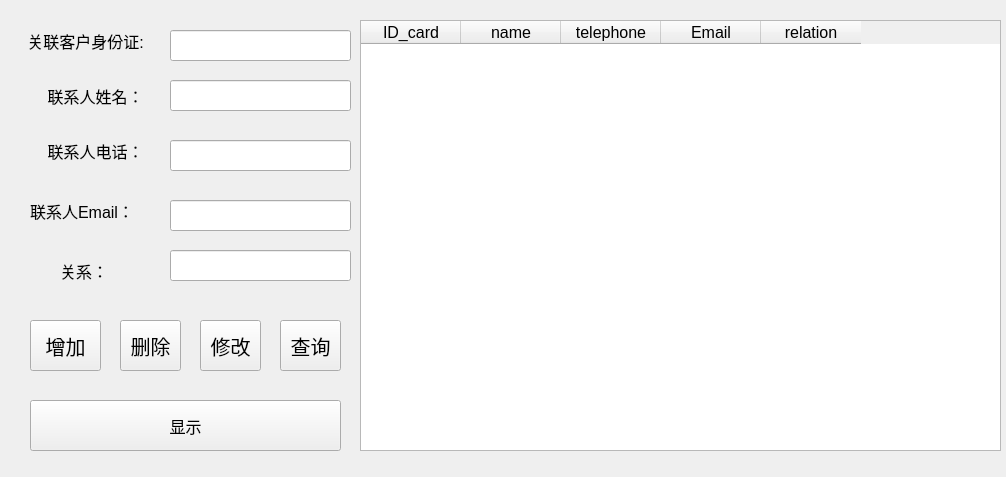
<?xml version="1.0" encoding="UTF-8"?>
<ui version="4.0">
 <class>Contact</class>
 <widget class="QWidget" name="Contact">
  <property name="geometry">
   <rect>
    <x>0</x>
    <y>0</y>
    <width>1006</width>
    <height>477</height>
   </rect>
  </property>
  <property name="windowTitle">
   <string>ContactInf</string>
  </property>
  <widget class="QLineEdit" name="lineEdit_Tele">
   <property name="geometry">
    <rect>
     <x>170</x>
     <y>140</y>
     <width>181</width>
     <height>31</height>
    </rect>
   </property>
   <property name="font">
    <font>
     <pointsize>12</pointsize>
    </font>
   </property>
  </widget>
  <widget class="QPushButton" name="pushButton_upda">
   <property name="geometry">
    <rect>
     <x>200</x>
     <y>320</y>
     <width>61</width>
     <height>51</height>
    </rect>
   </property>
   <property name="font">
    <font>
     <pointsize>15</pointsize>
    </font>
   </property>
   <property name="text">
    <string>修改</string>
   </property>
  </widget>
  <widget class="QLabel" name="label_Rela">
   <property name="geometry">
    <rect>
     <x>60</x>
     <y>250</y>
     <width>51</width>
     <height>41</height>
    </rect>
   </property>
   <property name="font">
    <font>
     <pointsize>12</pointsize>
     <weight>50</weight>
     <bold>false</bold>
    </font>
   </property>
   <property name="text">
    <string>关系：</string>
   </property>
  </widget>
  <widget class="QPushButton" name="pushButton_sw">
   <property name="geometry">
    <rect>
     <x>30</x>
     <y>400</y>
     <width>311</width>
     <height>51</height>
    </rect>
   </property>
   <property name="font">
    <font>
     <pointsize>12</pointsize>
    </font>
   </property>
   <property name="text">
    <string>显示</string>
   </property>
  </widget>
  <widget class="QPushButton" name="pushButton_del">
   <property name="geometry">
    <rect>
     <x>120</x>
     <y>320</y>
     <width>61</width>
     <height>51</height>
    </rect>
   </property>
   <property name="font">
    <font>
     <pointsize>15</pointsize>
    </font>
   </property>
   <property name="text">
    <string>删除</string>
   </property>
  </widget>
  <widget class="QLabel" name="label_Ema">
   <property name="geometry">
    <rect>
     <x>30</x>
     <y>190</y>
     <width>131</width>
     <height>41</height>
    </rect>
   </property>
   <property name="font">
    <font>
     <pointsize>12</pointsize>
     <weight>50</weight>
     <bold>false</bold>
    </font>
   </property>
   <property name="text">
    <string>联系人Email：</string>
   </property>
  </widget>
  <widget class="QLineEdit" name="lineEdit_Rel">
   <property name="geometry">
    <rect>
     <x>170</x>
     <y>250</y>
     <width>181</width>
     <height>31</height>
    </rect>
   </property>
   <property name="font">
    <font>
     <pointsize>12</pointsize>
    </font>
   </property>
  </widget>
  <widget class="QPushButton" name="pushButton_add">
   <property name="geometry">
    <rect>
     <x>30</x>
     <y>320</y>
     <width>71</width>
     <height>51</height>
    </rect>
   </property>
   <property name="font">
    <font>
     <pointsize>15</pointsize>
    </font>
   </property>
   <property name="text">
    <string>增加</string>
   </property>
  </widget>
  <widget class="QLabel" name="label_Tele">
   <property name="geometry">
    <rect>
     <x>30</x>
     <y>130</y>
     <width>131</width>
     <height>41</height>
    </rect>
   </property>
   <property name="font">
    <font>
     <pointsize>12</pointsize>
     <weight>50</weight>
     <bold>false</bold>
    </font>
   </property>
   <property name="text">
    <string>联系人电话：</string>
   </property>
   <property name="alignment">
    <set>Qt::AlignCenter</set>
   </property>
  </widget>
  <widget class="QTableWidget" name="table">
   <property name="geometry">
    <rect>
     <x>360</x>
     <y>20</y>
     <width>641</width>
     <height>431</height>
    </rect>
   </property>
   <property name="minimumSize">
    <size>
     <width>0</width>
     <height>300</height>
    </size>
   </property>
   <property name="font">
    <font>
     <pointsize>12</pointsize>
    </font>
   </property>
   <column>
    <property name="text">
     <string>ID_card</string>
    </property>
   </column>
   <column>
    <property name="text">
     <string>name</string>
    </property>
   </column>
   <column>
    <property name="text">
     <string>telephone</string>
    </property>
   </column>
   <column>
    <property name="text">
     <string>Email</string>
    </property>
   </column>
   <column>
    <property name="text">
     <string>relation</string>
    </property>
   </column>
  </widget>
  <widget class="QLabel" name="label_ID">
   <property name="geometry">
    <rect>
     <x>0</x>
     <y>20</y>
     <width>171</width>
     <height>41</height>
    </rect>
   </property>
   <property name="font">
    <font>
     <pointsize>12</pointsize>
    </font>
   </property>
   <property name="text">
    <string>关联客户身份证:</string>
   </property>
   <property name="alignment">
    <set>Qt::AlignCenter</set>
   </property>
  </widget>
  <widget class="QLineEdit" name="lineEdit_ID">
   <property name="geometry">
    <rect>
     <x>170</x>
     <y>30</y>
     <width>181</width>
     <height>31</height>
    </rect>
   </property>
   <property name="font">
    <font>
     <pointsize>12</pointsize>
    </font>
   </property>
  </widget>
  <widget class="QLabel" name="label_Name">
   <property name="geometry">
    <rect>
     <x>30</x>
     <y>80</y>
     <width>131</width>
     <height>31</height>
    </rect>
   </property>
   <property name="font">
    <font>
     <pointsize>12</pointsize>
     <weight>50</weight>
     <bold>false</bold>
    </font>
   </property>
   <property name="text">
    <string>联系人姓名：</string>
   </property>
   <property name="alignment">
    <set>Qt::AlignCenter</set>
   </property>
  </widget>
  <widget class="QPushButton" name="pushButton_che">
   <property name="geometry">
    <rect>
     <x>280</x>
     <y>320</y>
     <width>61</width>
     <height>51</height>
    </rect>
   </property>
   <property name="font">
    <font>
     <pointsize>15</pointsize>
    </font>
   </property>
   <property name="text">
    <string>查询</string>
   </property>
  </widget>
  <widget class="QLineEdit" name="lineEdit_Name">
   <property name="geometry">
    <rect>
     <x>170</x>
     <y>80</y>
     <width>181</width>
     <height>31</height>
    </rect>
   </property>
   <property name="font">
    <font>
     <pointsize>12</pointsize>
    </font>
   </property>
  </widget>
  <widget class="QLineEdit" name="lineEdit_Ema">
   <property name="geometry">
    <rect>
     <x>170</x>
     <y>200</y>
     <width>181</width>
     <height>31</height>
    </rect>
   </property>
   <property name="font">
    <font>
     <pointsize>12</pointsize>
    </font>
   </property>
  </widget>
 </widget>
 <resources/>
 <connections/>
</ui>
